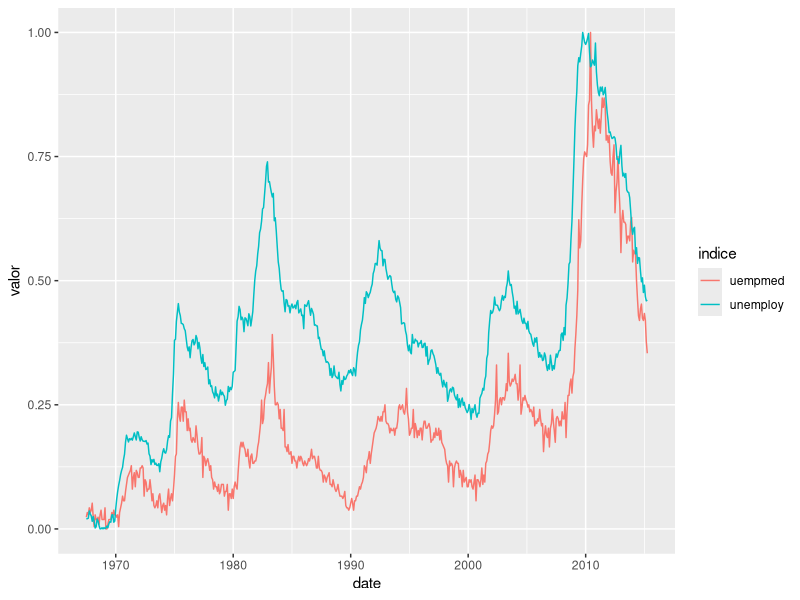
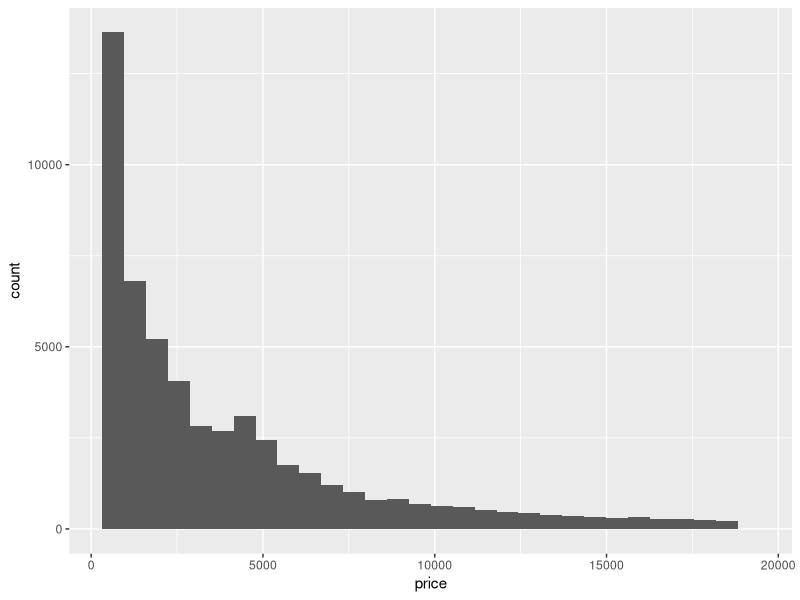
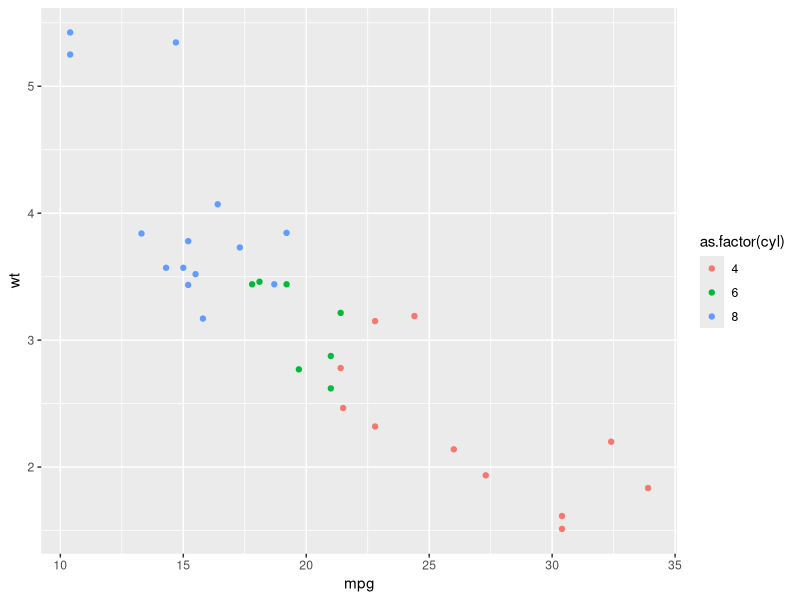
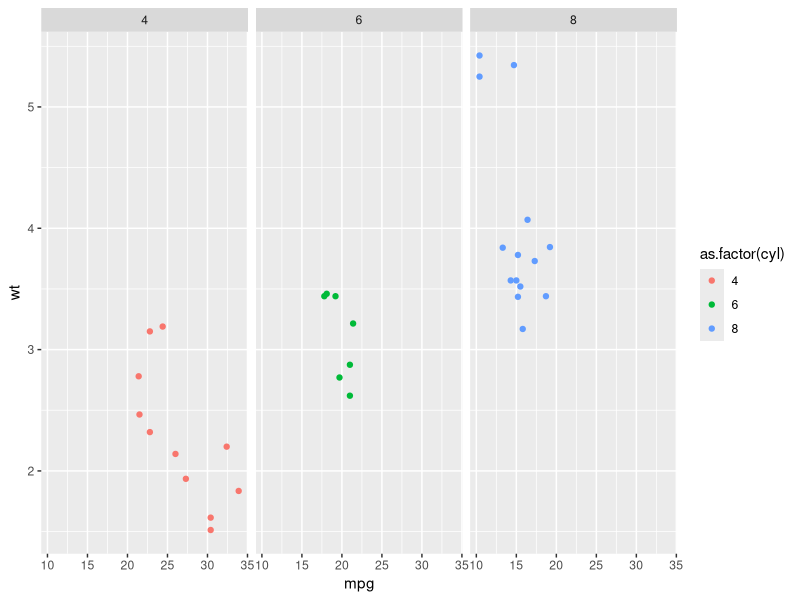
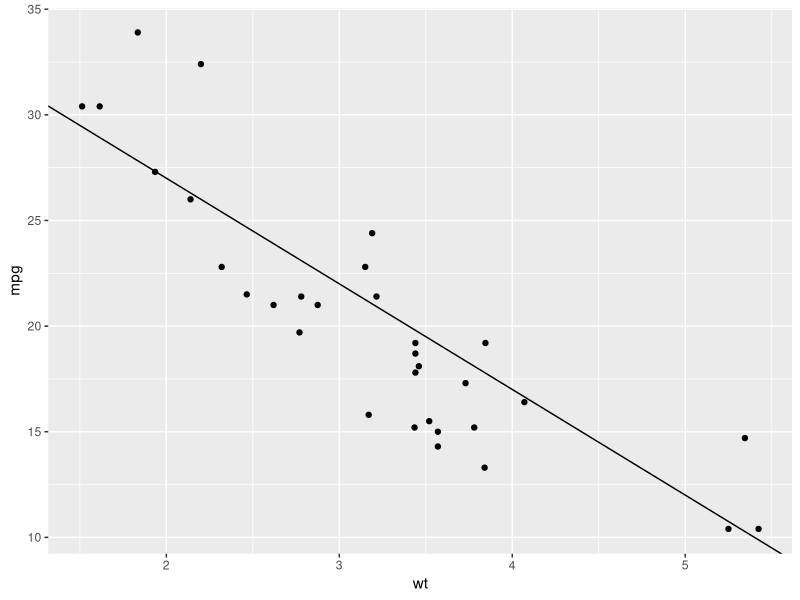
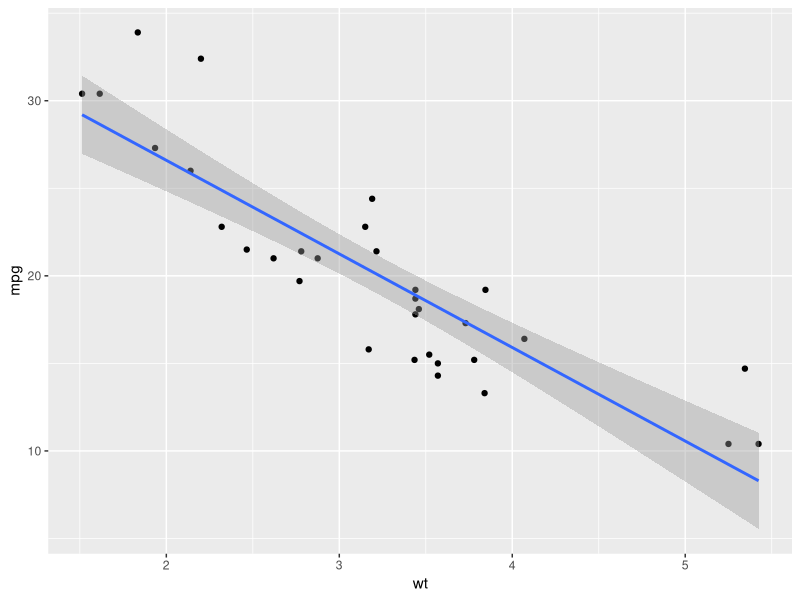
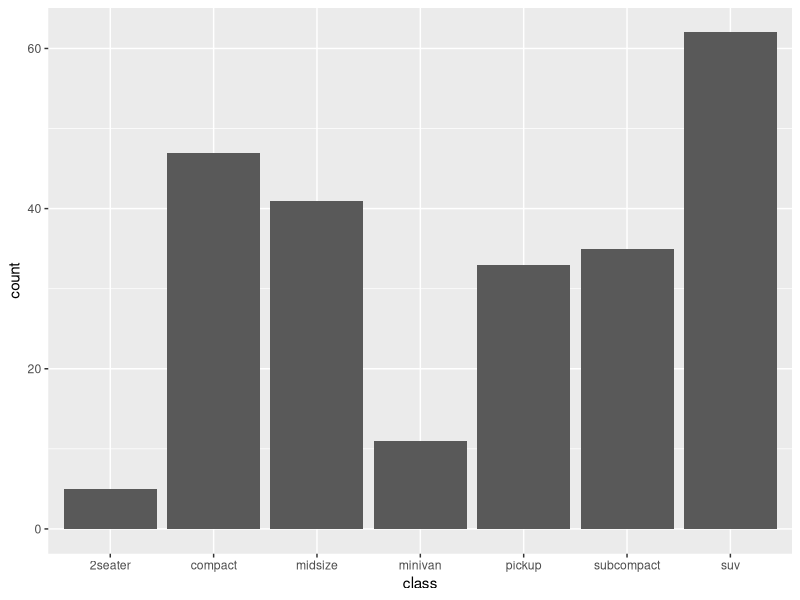
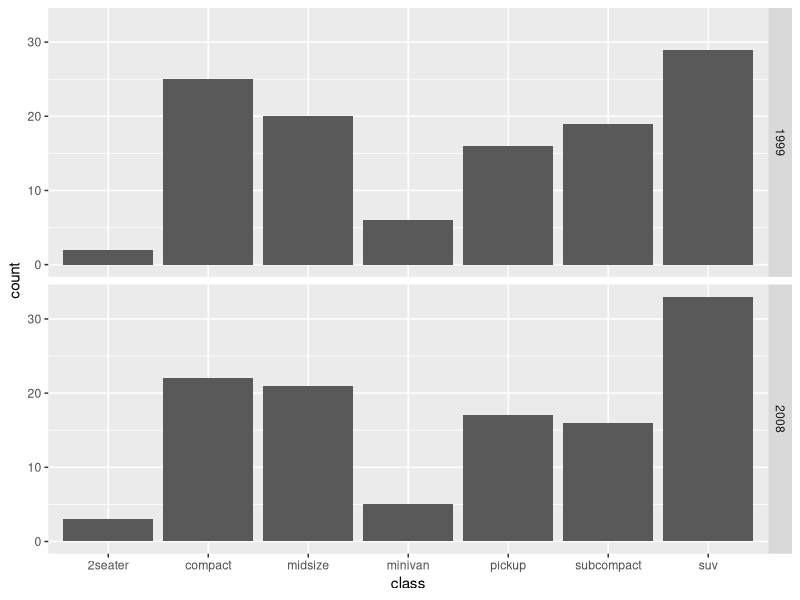

The R source for these figures, in order:
### Script --- Aula 4 --- ggplot2

library(ggplot2)
library(magrittr)
library(dplyr)
library(tidyr)

#
## Exemplos {.build}

head(economics)

# Queremos plotar taxa desemprego e tempo de duracao do desemprego cada um em uma linha e com cores diferentes. 
# Os valores devem ser padronizados.








economics %>% 
  select(date, unemploy, uempmed) %>%
  gather(indice, valor, -date) %>%
  group_by(indice) %>% mutate(valor = (valor - min(valor))/(max(valor) - min(valor))) %>%
  ggplot(aes(date, valor, colour = indice)) + 
  geom_line()

# Histograma do preço dos diamantes

head(diamonds)

ggplot(diamonds, aes(price)) +
  geom_histogram()


# Investigar a relação entre consumo e peso dos carros por quantidade
# de cilindros

ggplot(mtcars, aes(mpg, wt, colour = as.factor(cyl))) + geom_point()
ggplot(mtcars, aes(mpg, wt, colour = as.factor(cyl))) + geom_point() + facet_grid(. ~ cyl)



# Colocar uma reta de regressão em um gráfico de dispersão.

coef(lm(mpg ~ wt, data = mtcars))

ggplot(mtcars, aes(wt, mpg)) +
  geom_point() +
  geom_abline(intercept = 37, slope = -5)

ggplot(mtcars, aes(wt, mpg)) +
  geom_point() +
  stat_smooth(method = "lm")


# Gráfico de barras: Quantidade de veículos por classe
head(mpg)

ggplot(mpg, aes(class)) + geom_bar()


# Quantidade de carros por classe, para cada ano

ggplot(mpg, aes(class)) + geom_bar() + facet_grid(year~.)
ggplot(mpg, aes(class)) + geom_bar(aes(fill = factor(year)), position = "fill")
ggplot(mpg, aes(class)) + geom_bar(aes(fill = factor(year)), position = "dodge")












### Banco de dados: Flow of the River Nile
#################################################

Nile

class(Nile)

# Fazer um gráfico da série
x <- data.frame(flow=Nile)

data.frame(flow=Nile) %>%
  mutate(ano=(1871:1970)) %>%
  ggplot() +
  geom_line(aes(x=ano, y=flow)) +
  geom_point(aes(x=ano, y=flow), alpha=.2)


# ESTUDE!!! (mas nao use)
###qplot(Nile)


### Banco de dados: Accidental Deaths in the US 1973-1978
###########################################################
library(lubridate)

data.frame(USAccDeaths) %>%
  mutate(data_date=ymd('1973-01-01') + months(0:71),
         data_date=as.Date(data_date)) %>%
  ggplot() +
  geom_line(aes(x=month(data_date),
                y=USAccDeaths,
                colour=factor(year(data_date))))

data.frame(USAccDeaths) %>%
  mutate(data_date=ymd('1973-01-01') + months(0:71),
         data_date=as.Date(data_date),
         ano=factor(year(data_date))) %>%
  ggplot() +
  geom_line(aes(x=month(data_date),
                y=USAccDeaths)) +
  facet_wrap(~ano)

data.frame(USAccDeaths) %>%
  mutate(data_date=ymd('1973-01-01') + months(0:71),
         data_date=as.Date(data_date),
         ano=factor(year(data_date))) %>%
  ggplot() +
  geom_boxplot(aes(x=factor(month(data_date)),
                y=USAccDeaths))

# 1) Fazer um gráfico da série

# 2) Fazer um gráfico do número médio de mortes por mês no período


### Banco de dados: Survival of passengers on the Titanic
###########################################################


# Fazer um gráfico de barras do número de sobreviventes/mortos dividindo
# por classe, gênero e idade.

data.frame(Titanic) %>%
  ggplot() +
  geom_bar(aes(x=Age, y=Freq, fill=Survived),
           stat='identity',
           position='dodge') +
  facet_wrap(~Class + Sex, scales='free_y')

data.frame(Titanic) %>%
  ggplot() +
  geom_bar(aes(x=Age))


### Banco de dados: New York Air Quality Measurements
###########################################################

airquality %>% head

# 1) Fazer um histograma da concentração de ozônio diária para cada mês considerado.

airquality %>%
  ggplot() +
  geom_histogram(aes(x=Ozone, y=..density..), fill='white', colour='black', binwidth=20) +
  geom_density(aes(x=Ozone), fill='blue', alpha=0.2, adjust=1) +
  facet_wrap(~Month)

# 2) Investigar indícios de associação entre o ozôniote a temperatura e ozônio
#    e a velocidade do vento.


### Banco de dados: Locations of Earthquakes off Fiji
###########################################################

quakes

# 1) Fazer um histograma da magnitude

quakes %>%
  ggplot() +
  geom_histogram(aes(x=mag), binwidth=.1, fill='white', colour='black') +
  theme_bw()

# 2) Fazer um mapa das ocorrências

mapa <- map_data("world")

quakes %>%
  ggplot(aes(x=long, y=lat)) +
  geom_density2d(aes(size=stations)) +
  geom_map(aes(map_id=region), map=mapa, data=mapa)
